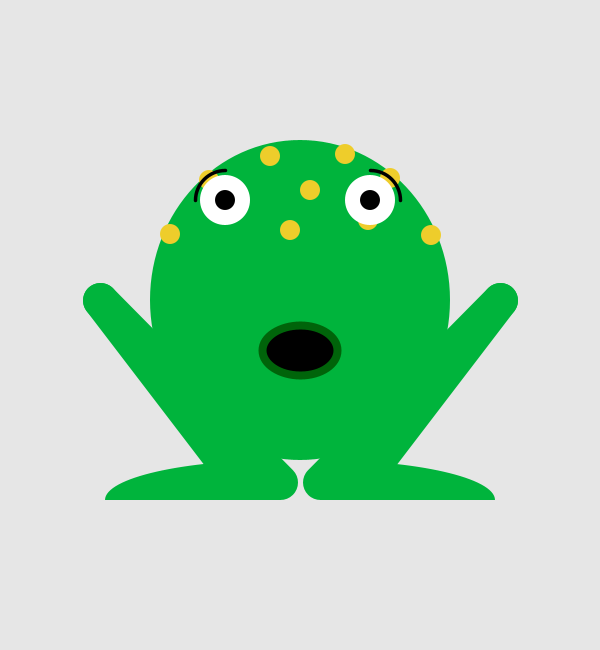
Frame 1 (no input)
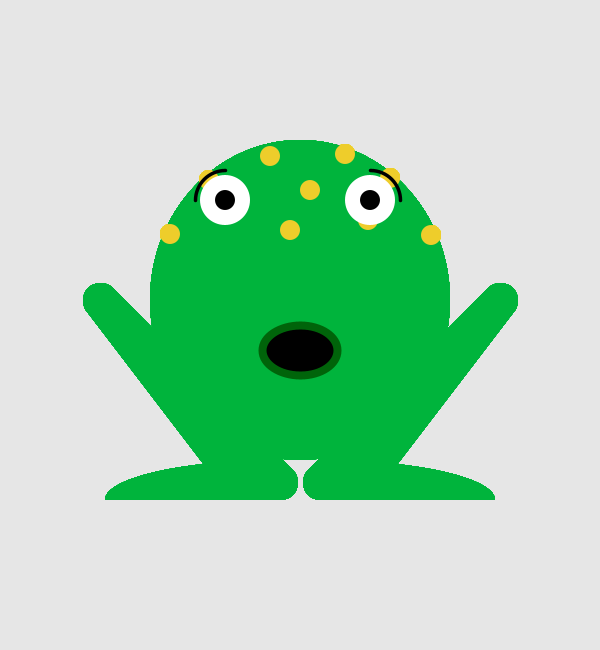
Frame 60 (the mouse pressed at the canvas centre just before this capture)
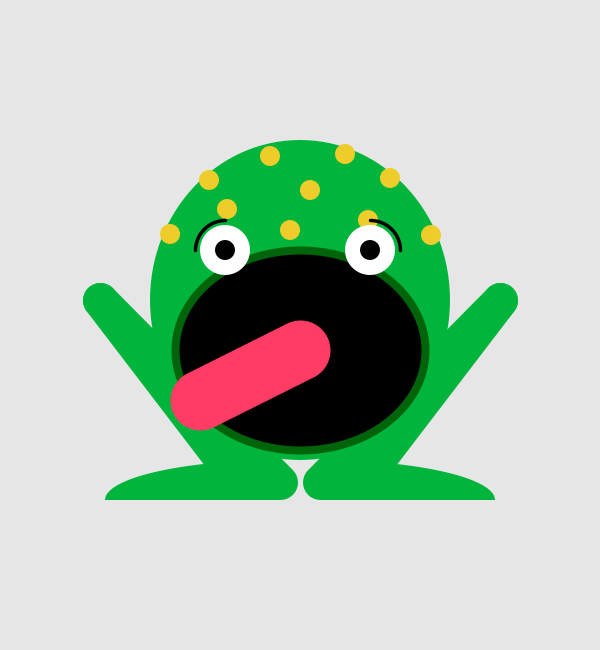
Frame 120 (the mouse held since frame 60 and released just before this capture)

The Processing sketch that drew these frames (run headless with seeded random() and noise(); from frame 60 on, the mouse is pressed at the canvas centre):

// Processing sketch: processing_61356
// ── processing_61356.pde


void setup() {
 size(600,650);
background(230);
    
}
  
void draw() {
  if(mousePressed){
// start of after click version
    size(600,650);
background(230);
 
//FROG`s body
smooth();
ellipseMode(CENTER);
noStroke();
fill(0,180,60);
ellipse(300,300,300,320);
 
noStroke();
fill(238,205,43);
ellipse(170,234,20,20);
ellipse(227,209,20,20);
ellipse(310,190,20,20);
ellipse(209,180,20,20);
ellipse(345,154,20,20);
ellipse(290,230,20,20);
ellipse(270,156,20,20);
ellipse(390,178,20,20);
ellipse(368,220,20,20);
ellipse(431,235,20,20);
 
//FROG`s leg left
stroke(0,180,60);
noFill();
smooth();
strokeWeight(35.0);
strokeCap(ROUND);
line(280,482,100,300);
line(230,470,100,300);
smooth();
noStroke();
fill(0,180,60);
arc(280,500,350,80,PI, TWO_PI-PI/2);
 
//FROG`s leg right
stroke(0,180,60);
noFill();
smooth();
strokeWeight(35.0);
strokeCap(ROUND);
line(320,482,500,300);
line(370,470,500,300);
smooth();
noStroke();
fill(0,180,60);
arc(320,500,350,80,TWO_PI-PI/2, TWO_PI);
 
//FROG`s face
//FROG`s mouth
stroke(0,100,10);
smooth();
strokeWeight(8.0);
strokeCap(ROUND);
fill(0);
ellipse(300,350,250,200);

//FROG's tongue
stroke(350, 60, 100);
strokeWeight(60);
line(300, 350, 200, 400);
 
//FROG`s eye left
smooth();
fill(255);
noStroke();
ellipseMode(CENTER);
ellipse(225,250,50,50);
fill(0);
ellipse(225,250,20,20);
 
//FROG`s eye right
fill(255);
noStroke();
ellipseMode(CENTER);
ellipse(370,250,50,50);
fill(0);
ellipse(370,250,20,20);
 
//FROG`s eyebrows
stroke(0);
noFill();
smooth();
strokeWeight(3.5);
strokeCap(ROUND);
arc(225,250,60,60,PI,TWO_PI-PI/2);
arc(370,250,60,60,TWO_PI-PI/2, TWO_PI);
    
 
//else

}else{
  
// frog number one before click

//FROG`s body
smooth();
ellipseMode(CENTER);
noStroke();
fill(0,180,60);
ellipse(300,300,300,320);
 
noStroke();
fill(238,205,43);
ellipse(170,234,20,20);
ellipse(227,209,20,20);
ellipse(310,190,20,20);
ellipse(209,180,20,20);
ellipse(345,154,20,20);
ellipse(290,230,20,20);
ellipse(270,156,20,20);
ellipse(390,178,20,20);
ellipse(368,220,20,20);
ellipse(431,235,20,20);
 
//FROG`s leg left
stroke(0,180,60);
noFill();
smooth();
strokeWeight(35.0);
strokeCap(ROUND);
line(280,482,100,300);
line(230,470,100,300);
smooth();
noStroke();
fill(0,180,60);
arc(280,500,350,80,PI, TWO_PI-PI/2);
 
//FROG`s leg right
stroke(0,180,60);
noFill();
smooth();
strokeWeight(35.0);
strokeCap(ROUND);
line(320,482,500,300);
line(370,470,500,300);
smooth();
noStroke();
fill(0,180,60);
arc(320,500,350,80,TWO_PI-PI/2, TWO_PI);
 
//FROG`s face
//FROG`s mouth
stroke(0,100,10);
smooth();
strokeWeight(8.0);
strokeCap(ROUND);
fill(0);
ellipse(300,350,75,50);
 
//FROG`s eye left
smooth();
fill(255);
noStroke();
ellipseMode(CENTER);
ellipse(225,200,50,50);
fill(0);
ellipse(225,200,20,20);
 
//FROG`s eye right
fill(255);
noStroke();
ellipseMode(CENTER);
ellipse(370,200,50,50);
fill(0);
ellipse(370,200,20,20);
 
//FROG`s eyebrows
stroke(0);
noFill();
smooth();
strokeWeight(3.5);
strokeCap(ROUND);
arc(225,200,60,60,PI,TWO_PI-PI/2);
arc(370,200,60,60,TWO_PI-PI/2, TWO_PI);
  }
}
